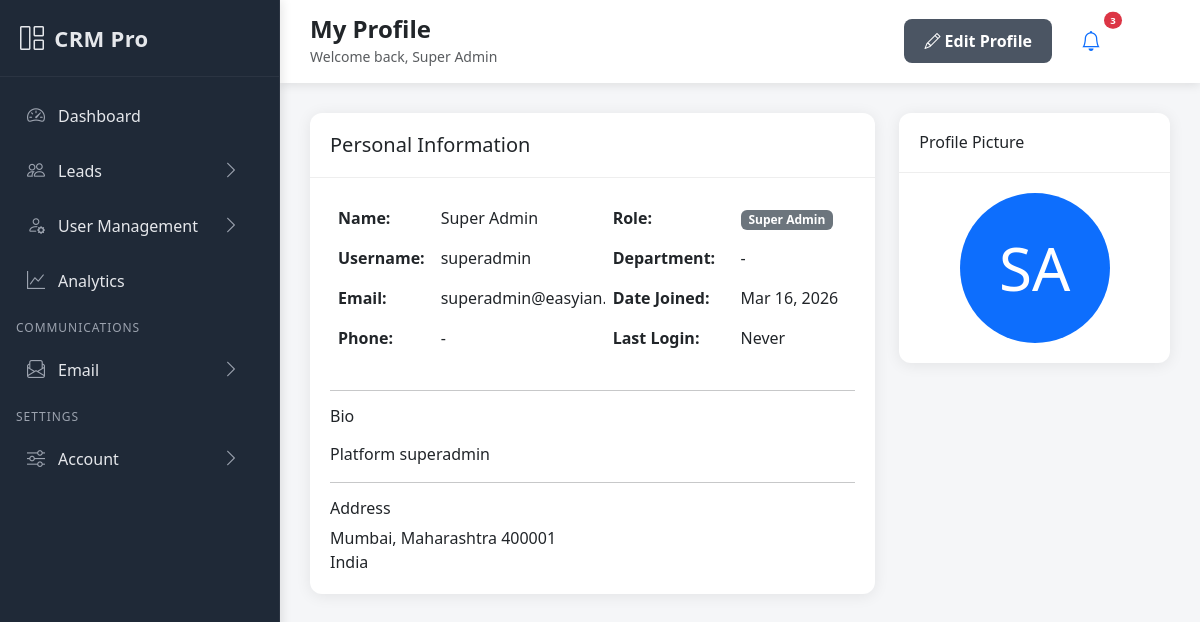
The app's page /accounts/profile/ (signed in) with its own data.
### accounts/models.py (models this page shows, shortened)
class CustomUser(AbstractUser):
    ROLE_CHOICES = [
        ('superadmin', 'Super Admin'),
        ('admin', 'Admin'),
        ('sales_manager', 'Sales Manager'),
        ('sales_rep', 'Sales Rep'),
        ('marketing', 'Marketing'),
    ]
    email = models.EmailField(unique=True)
    phone = models.CharField(max_length=15, blank=True, null=True)
    role = models.CharField(max_length=20, choices=ROLE_CHOICES, default='sales_rep')
    department = models.CharField(max_length=100, blank=True, null=True)
    profile_picture = models.ImageField(upload_to='profiles/', blank=True, null=True)
    is_active = models.BooleanField(default=True)
    date_joined = models.DateTimeField(auto_now_add=True)
    USERNAME_FIELD = 'username'
    REQUIRED_FIELDS = ['email', 'first_name', 'last_name']

class UserProfile(models.Model):
    user = models.OneToOneField(CustomUser, on_delete=models.CASCADE, related_name='profile')
    bio = models.TextField(blank=True, null=True)
    address = models.TextField(blank=True, null=True)
    city = models.CharField(max_length=100, blank=True, null=True)
    state = models.CharField(max_length=100, blank=True, null=True)
    country = models.CharField(max_length=100, default='India')
    postal_code = models.CharField(max_length=20, blank=True, null=True)
    date_of_birth = models.DateField(blank=True, null=True)

### accounts/views.py (the view)
# urls.py: path('profile/', views.profile_view, name='profile'),
@login_required
def profile_view(request):
    try:
        profile = request.user.profile
    except UserProfile.DoesNotExist:
        profile = UserProfile.objects.create(user=request.user)
    context = {
        'profile': profile,
        'user': request.user
    }
    return render(request, 'accounts/profile.html', context)

### templates/accounts/profile.html (shortened to what this page needs)
{% extends 'base.html' %}
{% block page_title %}My Profile{% endblock %}
{% block page_actions %}
<a href="{% url 'accounts:profile_update' %}" class="btn btn-primary">
    <i class="bi bi-pencil"></i> Edit Profile
</a>
{% endblock %}
{% block content %}
<div class="row">
    <div class="col-lg-8">
        <div class="card mb-4">
            <div class="card-header">
                <h5 class="mb-0">Personal Information</h5>
            </div>
            <div class="card-body">
                <div class="row">
                    <div class="col-md-6">
                        <table class="table table-borderless">
                            <tr>
                                <td class="fw-bold">Name:</td>
                                <td>{{ user.get_full_name }}</td>
                            </tr>
                            <tr>
                                <td class="fw-bold">Username:</td>
                                <td>{{ user.username }}</td>
                            </tr>
                            <tr>
                                <td class="fw-bold">Email:</td>
                                <td>{{ user.email }}</td>
                            </tr>
                            <tr>
                                <td class="fw-bold">Phone:</td>
                                <td>{{ user.phone|default:"-" }}</td>
                            </tr>
                        </table>
                    </div>
                    <div class="col-md-6">
                        <table class="table table-borderless">
                            <tr>
                                <td class="fw-bold">Role:</td>
                                <td><span class="badge bg-secondary">{{ user.get_role_display }}</span></td>
                            </tr>
                            <tr>
                                <td class="fw-bold">Department:</td>
                                <td>{{ user.department|default:"-" }}</td>
                            </tr>
                            <tr>
                                <td class="fw-bold">Date Joined:</td>
                                <td>{{ user.date_joined|date:"M d, Y" }}</td>
                            </tr>
                            <tr>
                                <td class="fw-bold">Last Login:</td>
                                <td>{{ user.last_login|date:"M d, Y H:i"|default:"Never" }}</td>
                            </tr>
                        </table>
                    </div>
                </div>
                {% if profile.bio %}
                <hr>
                <h6>Bio</h6>
                <p>{{ profile.bio|linebreaks }}</p>
                {% endif %}
                {% if profile.address or profile.city or profile.state %}
                <hr>
                <h6>Address</h6>
                <p class="mb-0">
                    {% if profile.city %}{{ profile.city }}{% endif %}{% if profile.state %}, {{ profile.state }}{% endif %}{% if profile.postal_code %} {{ profile.postal_code }}{% endif %}<br>
                    {{ profile.country }}
                </p>
                {% endif %}
            </div>
        </div>
    </div>
    <div class="col-lg-4">
        <div class="card">
            <div class="card-header">
                <h6 class="mb-0">Profile Picture</h6>
            </div>
            <div class="card-body text-center">
                {% if user.profile_picture %}
                <img src="{{ user.profile_picture.url }}" class="rounded-circle" width="150" height="150">
                {% else %}
                <div class="bg-primary rounded-circle text-white d-flex align-items-center justify-content-center mx-auto" style="width: 150px; height: 150px; font-size: 60px;">
                    {{ user.first_name.0|upper }}{{ user.last_name.0|upper }}
                </div>
                {% endif %}
            </div>
        </div>
    </div>
</div>
{% endblock %}

### templates/base.html (shortened to what this page needs)
<!DOCTYPE html>
<html lang="en">
<head>
    <link href="https://cdn.jsdelivr.net/npm/bootstrap@5.3.0/dist/css/bootstrap.min.css" rel="stylesheet">
    <link href="https://cdn.jsdelivr.net/npm/bootstrap-icons@1.10.0/font/bootstrap-icons.css" rel="stylesheet">
</head>
<body>
    <nav class="sidebar" id="sidebar">
        <div class="sidebar-header">
            <a href="{% url 'dashboard:home' %}" class="sidebar-brand">
                <i class="bi bi-grid-1x2"></i>
                <span>CRM Pro</span>
            </a>
        </div>
        <ul class="nav flex-column sidebar-nav">
            <li class="nav-item">
                <a class="nav-link {% if request.resolver_match.url_name == 'home' %}active{% endif %}" href="{% url 'dashboard:home' %}">
                    <i class="bi bi-speedometer2"></i>
                    <span>Dashboard</span>
                </a>
            </li>
            <li class="nav-item">
                <a class="nav-link" data-bs-toggle="collapse" href="#menu-leads" role="button" aria-expanded="{% if request.resolver_match.app_name == 'leads' %}true{% else %}false{% endif %}" aria-controls="menu-leads">
                    <i class="bi bi-people"></i>
                    <span>Leads</span>
                    <i class="bi bi-chevron-right chevron"></i>
                </a>
            </li>
            {% if user.role == 'admin' or user.role == 'superadmin' %}
            <li class="nav-item">
                <a class="nav-link" data-bs-toggle="collapse" href="#menu-users" role="button" aria-expanded="{% if request.resolver_match.app_name == 'accounts' and 'user' in request.path %}true{% else %}false{% endif %}" aria-controls="menu-users">
                    <i class="bi bi-person-gear"></i>
                    <span>User Management</span>
                    <i class="bi bi-chevron-right chevron"></i>
                </a>
            </li>
            {% endif %}
            <li class="nav-item">
                <a class="nav-link {% if request.resolver_match.url_name == 'analytics' and request.resolver_match.app_name == 'dashboard' %}active{% endif %}" href="{% url 'dashboard:analytics' %}">
                    <i class="bi bi-graph-up"></i>
                    <span>Analytics</span>
                </a>
            </li>
            <li class="menu-section">Communications</li>
            <li class="nav-item">
                <a class="nav-link" data-bs-toggle="collapse" href="#menu-comm" role="button" aria-expanded="{% if request.resolver_match.app_name == 'communications' %}true{% else %}false{% endif %}" aria-controls="menu-comm">
                    <i class="bi bi-envelope-paper"></i>
                    <span>Email</span>
                    <i class="bi bi-chevron-right chevron"></i>
                </a>
            </li>
            <li class="menu-section">Settings</li>
            <li class="nav-item">
                <a class="nav-link" data-bs-toggle="collapse" href="#menu-settings" role="button" aria-expanded="false" aria-controls="menu-settings">
                    <i class="bi bi-sliders"></i>
                    <span>Account</span>
                    <i class="bi bi-chevron-right chevron"></i>
                </a>
            </li>
        </ul>
    </nav>
    <div class="main-content">
        <div class="topbar">
            <div class="d-flex justify-content-between align-items-center">
                <div class="page-header">
                    <h4 class="mb-0 fw-bold">{% block page_title %}Dashboard{% endblock %}</h4>
                    <small class="text-muted">{% block page_subtitle %}Welcome back, {{ user.get_full_name }}{% endblock %}</small>
                </div>
                <div class="d-flex align-items-center gap-3">
                    <div class="page-actions">
                        {% block page_actions %}{% endblock %}
                    </div>
                    <div class="dropdown">
                        <button class="btn btn-link position-relative" data-bs-toggle="dropdown">
                            <i class="bi bi-bell fs-5"></i>
                            <span class="position-absolute top-0 start-100 translate-middle badge rounded-pill bg-danger" style="font-size: 0.6em;">
                                3
                            </span>
                        </button>
                    </div>
                    <div class="dropdown user-menu">
                        <div class="user-avatar" data-bs-toggle="dropdown">
                        </div>
                    </div>
                </div>
            </div>
        </div>
        <div class="content-area">
            <div class="page-content fade-in">
                {% block content %}{% endblock %}
            </div>
        </div>
    </div>
</body>
</html>

### templates/base.html (style rules this page uses)
:root { --sidebar-width: 280px; --sidebar-bg: #1f2937; --sidebar-bg-hover: #374151; --sidebar-border: #2b3442; --sidebar-text: #e5e7eb; --sidebar-text-dim: #9ca3af; --accent: #9ca3af; }
body { font-family: 'Segoe UI', Tahoma, Geneva, Verdana, sans-serif; background-color: #f5f6f8; }
.sidebar { min-height: 100vh; height: 100vh; width: var(--sidebar-width); background: var(--sidebar-bg); position: fixed; top: 0; left: 0; z-index: 1000; transition: all 0.3s ease; box-shadow: 2px 0 10px rgba(0,0,0,0.1); border-right: 1px solid var(--sidebar-border); overflow-y: auto; overflow-x: hidden; display: flex; flex-direction: column; -webkit-overflow-scrolling: touch; overscroll-behavior: contain; }
.sidebar-header { padding: 20px; border-bottom: 1px solid var(--sidebar-border); position: sticky; top: 0; background: var(--sidebar-bg); }
.sidebar-brand { color: var(--sidebar-text); text-decoration: none; font-size: 22px; font-weight: 700; display: flex; align-items: center; letter-spacing: 0.3px; }
.sidebar-brand i { margin-right: 10px; font-size: 24px; }
.sidebar-nav { padding: 12px 0; flex: 1; }
.nav-item { margin-bottom: 2px; }
.nav-link { color: var(--sidebar-text); padding: 11px 16px; border-radius: 8px; display: flex; align-items: center; transition: background-color 0.2s ease, color 0.2s ease; text-decoration: none; position: relative; margin: 2px 10px; }
.nav-link .chevron { margin-left: auto; transition: transform 0.2s ease; color: var(--sidebar-text-dim); }
.nav-link i { margin-right: 12px; font-size: 18px; width: 20px; text-align: center; color: var(--sidebar-text-dim); }
.menu-section { padding: 10px 16px 6px; color: var(--sidebar-text-dim); font-size: 12px; text-transform: uppercase; letter-spacing: 0.08em; }
.main-content { margin-left: var(--sidebar-width); min-height: 100vh; transition: margin-left 0.3s ease; }
.topbar { background: white; box-shadow: 0 2px 10px rgba(0,0,0,0.1); padding: 15px 30px; position: sticky; top: 0; z-index: 999; }
.content-area { padding: 30px; }
.card { border: none; box-shadow: 0 2px 15px rgba(0,0,0,0.08); border-radius: 12px; transition: all 0.3s ease; }
.card-header { background: transparent; border-bottom: 1px solid #eee; padding: 20px; font-weight: 600; }
.card-body { padding: 20px; }
.btn-primary { background: #4b5563; border: none; border-radius: 8px; padding: 10px 20px; font-weight: 600; transition: all 0.3s ease; }
.table { border-radius: 8px; overflow: hidden; }
.fade-in { animation: fadeIn 0.5s ease-out; }
.user-menu { position: relative; }
.user-avatar { width: 40px; height: 40px; border-radius: 50%; background: var(--primary-gradient); color: white; display: flex; align-items: center; justify-content: center; font-weight: 600; cursor: pointer; transition: all 0.3s ease; }

### records on screen
CustomUser: get_full_name "Super Admin", username "superadmin", email "superadmin@easyian.com", phone "-", role "Super Admin", department "-", date_joined "Mar 16, 2026", last_login "Never", first_name.0 "S", last_name.0 "A"
UserProfile: bio "Platform superadmin", city "Mumbai", state "Maharashtra", postal_code "400001", country "India"
